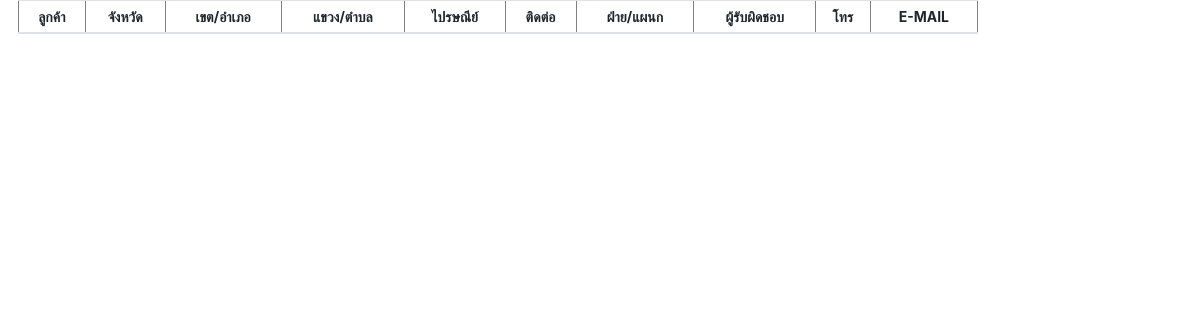
Page /customer/customer_show_user.php?ID=1 on the earlier database version.
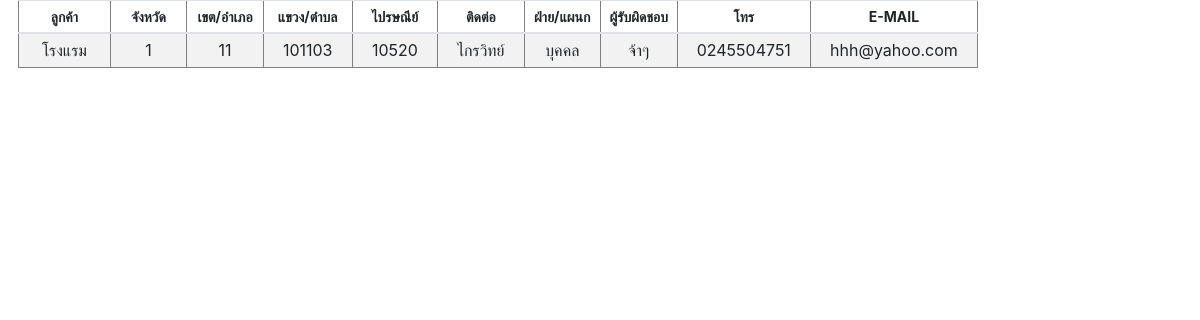
Same page on the later database version.
### tables this page shows
CREATE TABLE `customer` (
  `REF_NO` varchar(255) NOT NULL,
  `CUSTOMER_ID` int(10) NOT NULL,
  `CREATE_DATE` varchar(255) NOT NULL,
  `TIME` varchar(255) NOT NULL,
  `AMOUNT` float NOT NULL,
  `PROJECT` varchar(255) NOT NULL,
  `EQUIPMENT` varchar(255) NOT NULL,
  `USER` varchar(255) NOT NULL,
  `UNIT` varchar(255) DEFAULT NULL,
  `BRANDNAME` varchar(255) NOT NULL,
  `SERIES` varchar(255) NOT NULL,
  `LOGO` varchar(255) DEFAULT NULL,
  `PROVINCE` varchar(255) NOT NULL,
  `DISTRICT` varchar(255) NOT NULL,
  `SUBDISTRICT` varchar(255) NOT NULL,
  `ZIPCODE` varchar(5) NOT NULL,
  `CONTACT` varchar(255) NOT NULL,
  `DEPARTMENT` varchar(255) NOT NULL,
  `NAME` varchar(255) NOT NULL,
  `PHONE` varchar(255) NOT NULL,
  `EMAIL` varchar(255) NOT NULL,
  `DEALER` varchar(255) NOT NULL,
  `WE` varchar(255) NOT NULL DEFAULT 'Azza',
  `SUPPLIER` varchar(255) NOT NULL
);

### customer/customer_show_user.php (the view, shortened to what this page needs)
<?php
$conn=new Databases;
$conn = $conn->__construct();
$ID = $_GET['ID'];
$query = "SELECT * FROM customer WHERE CUSTOMER_ID=$ID";
$result = mysqli_query($conn, $query);
$idx=0;
?>
<!DOCTYPE html PUBLIC "-//W3C//DTD XHTML 1.0 Transitional//EN" "http://www.w3.org/TR/xhtml1/DTD/xhtml1-transitional.dtd">
<html xmlns="http://www.w3.org/1999/xhtml">
<head>
<link rel="stylesheet" href="https://cdn.jsdelivr.net/npm/bootstrap@4.6.0/dist/css/bootstrap.min.css">
    <link href="https://unpkg.com/gijgo@1.9.13/css/gijgo.min.css" rel="stylesheet" type="text/css" />
</head>
<body>
<table border='1' style="width:80%; margin-left:1.5%" class="table table-striped table-sm">
  <thead align="center" style="font-size:14px;">
    <tr>
      <th>ลูกค้า</th>
      <th>จังหวัด</th>
      <th>เขต/อำเภอ</th>
      <th>แขวง/ตำบล</th>
      <th>ไปรษณีย์</th>
      <th>ติดต่อ</th>
      <th>ฝ่าย/แผนก</th>
      <th>ผู้รับผิดชอบ</th>
      <th>โทร</th>
      <th>E-MAIL</th>
    </tr>
  </thead>
  <tbody>
      <?php
		while($row = mysqli_fetch_array($result))
		{$idx=$idx+1;
		?>
        <td width="6%" align="center"><nobr><?php echo $row['USER'] ;?></nobr></td>
        <td width="5%" align="center"><nobr><?php echo $row['PROVINCE'] ;?></nobr></td>
        <td width="5%" align="center"><nobr><?php echo $row['DISTRICT'] ;?></nobr></td>
        <td width="5%" align="center"><nobr><?php echo $row['SUBDISTRICT'] ;?></nobr></td>
        <td width="5%" align="center"><nobr><?php echo $row['ZIPCODE'] ;?></nobr></td>
        <td width="5%" align="center"><nobr><?php echo $row['CONTACT'] ;?></nobr></td>
        <td width="5%" align="center"><nobr><?php echo $row['DEPARTMENT'] ;?></nobr></td>
        <td width="5%" align="center"><nobr><?php echo $row['NAME'] ;?></nobr></td>
        <td width="5%" align="center"><nobr><?php echo $row['PHONE'] ;?></nobr></td>
        <td width="5%" align="center"><nobr><?php echo $row['EMAIL'] ;?></nobr></td>
        <?php
		}
?>
   </tbody>
</table>
</body>
</body>
</html>

Differences in the rows shown:
added customer: USER "โรงแรม", PROVINCE "1", DISTRICT "11", SUBDISTRICT "101103", ZIPCODE "10520", CONTACT "ไกรวิทย์", DEPARTMENT "บุคคล", NAME "จ้าๆ", PHONE "0245504751", EMAIL "hhh@yahoo.com"
